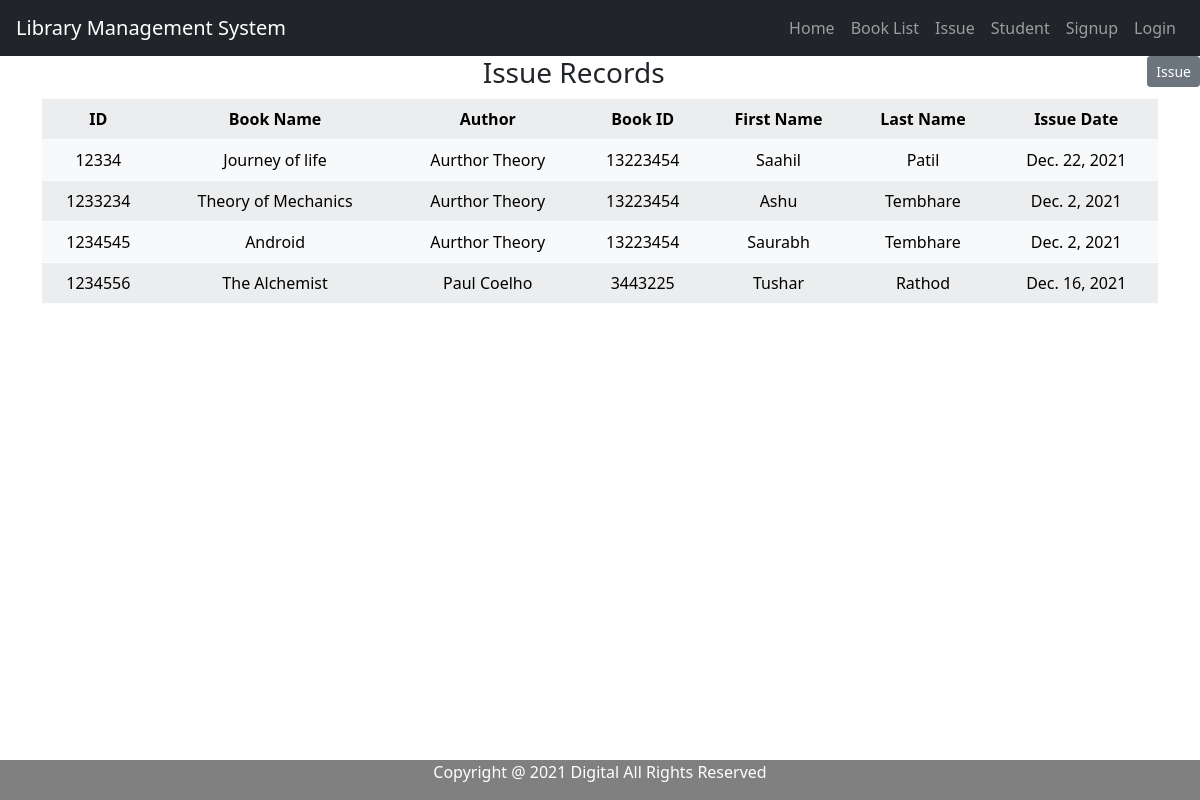
Page /issue on the committed database.
### library/models.py (models this page shows, shortened)
class IssueRecords(models.Model):
    id = models.IntegerField(primary_key=True)
    book_name = models.CharField(max_length=300)
    author = models.CharField(max_length=200)
    book_id = models.IntegerField()
    first_name = models.CharField(max_length=200)
    last_name = models.CharField(max_length=200)
    issue_date = models.DateField(auto_now=False)

### library/views.py (the view)
# urls.py: path('issue',BookIssueRecords.as_view()),
class BookIssueRecords(ListView):
    model = IssueRecords
    template_name = 'Issue.html'
    context_object_name = 'issue'

### library/templates/Issue.html (shortened to what this page needs)
{% include 'base.html' %}
{% include 'navbar.html' %}
{% load static %}
<!DOCTYPE html>
<html lang="en">
<head>
        <link href="https://cdn.jsdelivr.net/npm/bootstrap@5.1.3/dist/css/bootstrap.min.css" rel="stylesheet">
</head>
<body>
{% block content %}
<h3 class="text-center">Issue Records<a href="issueform" class="float-end btn btn-sm btn-secondary mt-6" style="right">Issue</a></h3>
<main class="container">
<table class="table table-light table-striped">
    <tr>
        <th class="text-center">ID</th>
        <th class="text-center">Book Name</th>
        <th class="text-center">Author</th>
        <th class="text-center">Book ID</th>
        <th class="text-center">First Name</th>
        <th class="text-center">Last Name</th>
        <th class="text-center">Issue Date</th>
    </tr>
{% for p in issue %}
    <tr>
        <td class="text-center">{{p.id}}</td>
        <td class="text-center">{{p.book_name}}</td>
        <td class="text-center">{{p.author}}</td>
        <td class="text-center">{{p.book_id}}</td>
        <td class="text-center">{{p.first_name}}</td>
        <td class="text-center">{{p.last_name}}</td>
        <td class="text-center">{{p.issue_date}}</td>
    </tr>
    {% endfor %}
</table>
</main>
{% endblock %}
</body>
</html>
{% include 'footer.html' %}

### library/templates/base.html (shortened to what this page needs)
{% load static %}
<!DOCTYPE html>
<html lang="en">
<head>
    <link rel="stylesheet" href="https://maxcdn.bootstrapcdn.com/bootstrap/4.5.2/css/bootstrap.min.css">
    <link rel="stylesheet" href="https://use.fontawesome.com/releases/v5.7.0/css/all.css">
</head>
<body>
</body>
</html>

### library/templates/navbar.html (shortened to what this page needs)
<!DOCTYPE html>
{% load static %}
<html lang="en">
<head>
  <link rel="stylesheet" href="https://maxcdn.bootstrapcdn.com/bootstrap/4.5.2/css/bootstrap.min.css">
</head>
 <body>
<nav class="navbar navbar-expand-sm bg-dark navbar-dark">
  <a class="navbar-brand" href="#">Library Management System</a>
  <ul class="navbar-nav ml-auto">
    <li class="nav-item">
      <a class="nav-link" href="home">Home</a>
    </li>
    <li class="nav-item">
      <a class="nav-link" href="book">Book List</a>
    </li>
    <li class="dropdown menu">
      <a class="nav-link" href="issue">Issue</a>
    </li>
    <li class="dropdown menu">
      <a class="nav-link" href="student">Student</a>
    </li>
    <li class="nav-item">
      <a class="nav-link" href="signup">Signup</a>
    </li>
    <li class="nav-item">
      <a class="nav-link" href="logpage">Login</a>
    </li>
  </ul>
</nav>

### library/templates/footer.html (shortened to what this page needs)
<!DOCTYPE html>
<html>
<head>
</head>
<body>
<div class="footer">
  <p>Copyright @ 2021 Digital All Rights Reserved</p>
</div>
</body>
</html>

### library/templates/footer.html (style rules this page uses)
.footer { position: fixed; left: 0; bottom: 0; width: 100%; background-color: gray; color: white; text-align: center; }

### rows in the picture
IssueRecords: id "12334", book_name "Journey of life", author "Aurthor Theory", book_id "13223454", first_name "Saahil", last_name "Patil", issue_date "Dec. 22, 2021"
IssueRecords: id "1233234", book_name "Theory of Mechanics", author "Aurthor Theory", book_id "13223454", first_name "Ashu", last_name "Tembhare", issue_date "Dec. 2, 2021"
IssueRecords: id "1234545", book_name "Android", author "Aurthor Theory", book_id "13223454", first_name "Saurabh", last_name "Tembhare", issue_date "Dec. 2, 2021"
IssueRecords: id "1234556", book_name "The Alchemist", author "Paul Coelho", book_id "3443225", first_name "Tushar", last_name "Rathod", issue_date "Dec. 16, 2021"
